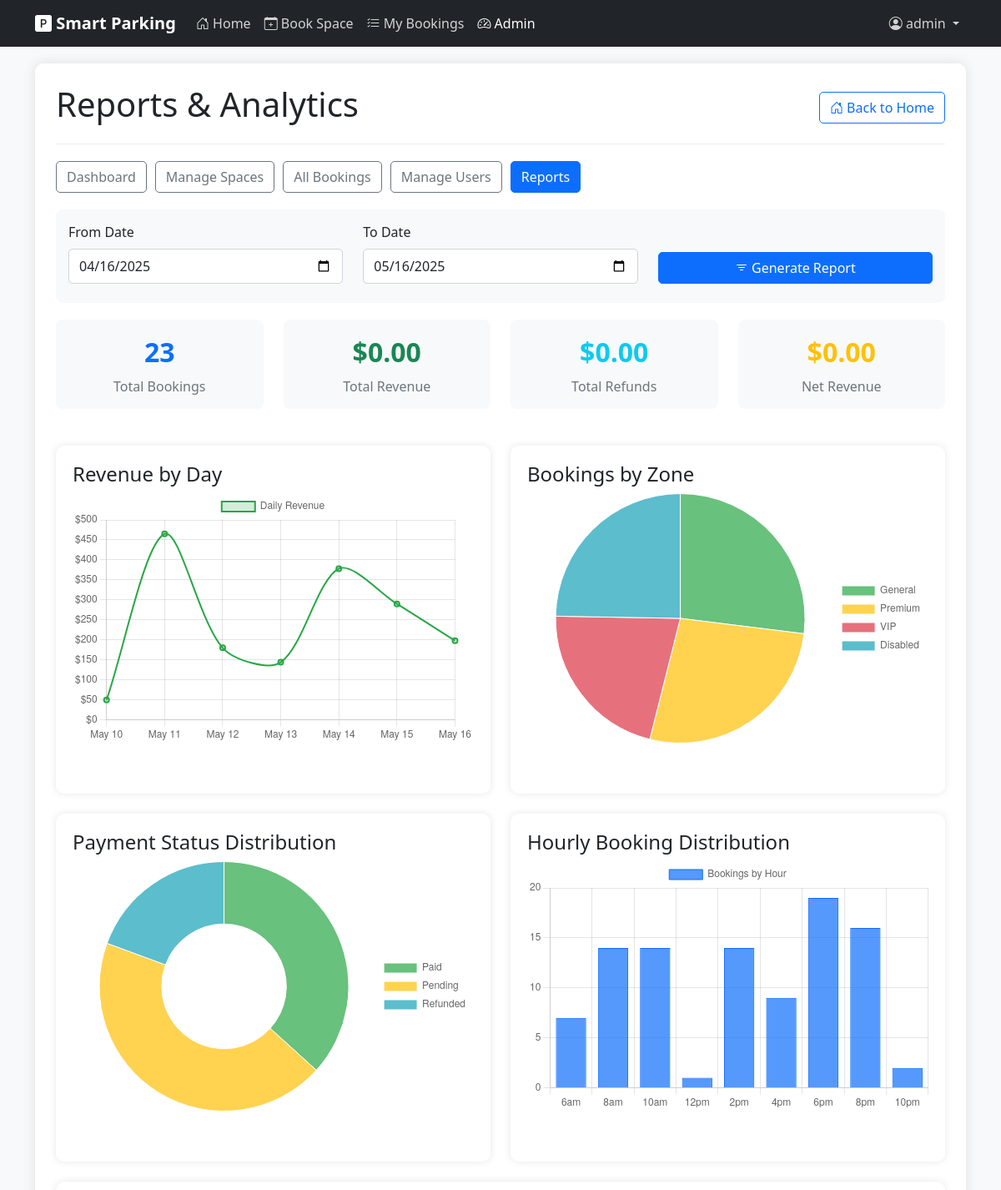
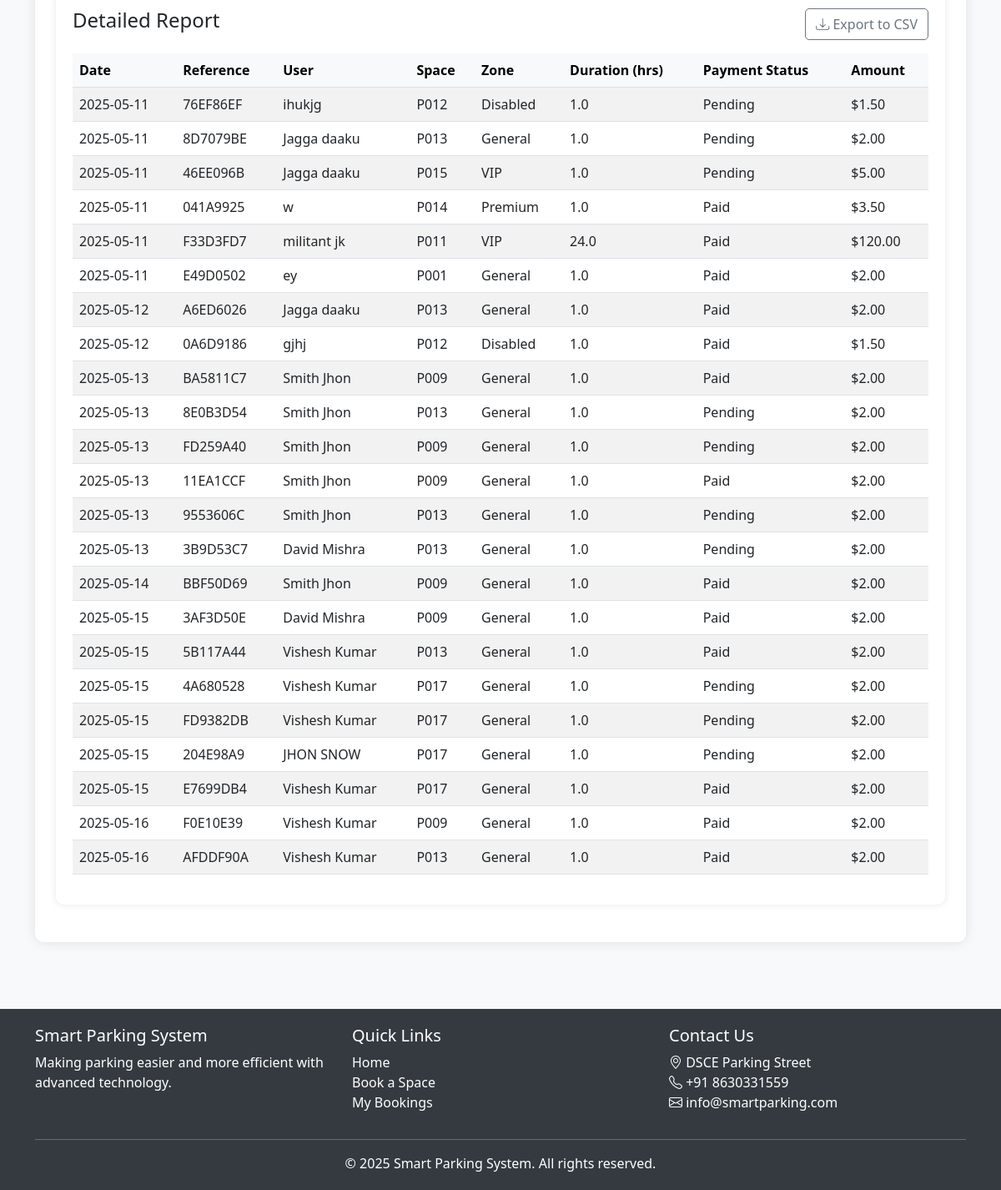
/admin/reports (signed in), run on an earlier commit of the app's database (2 pictures, top to bottom).
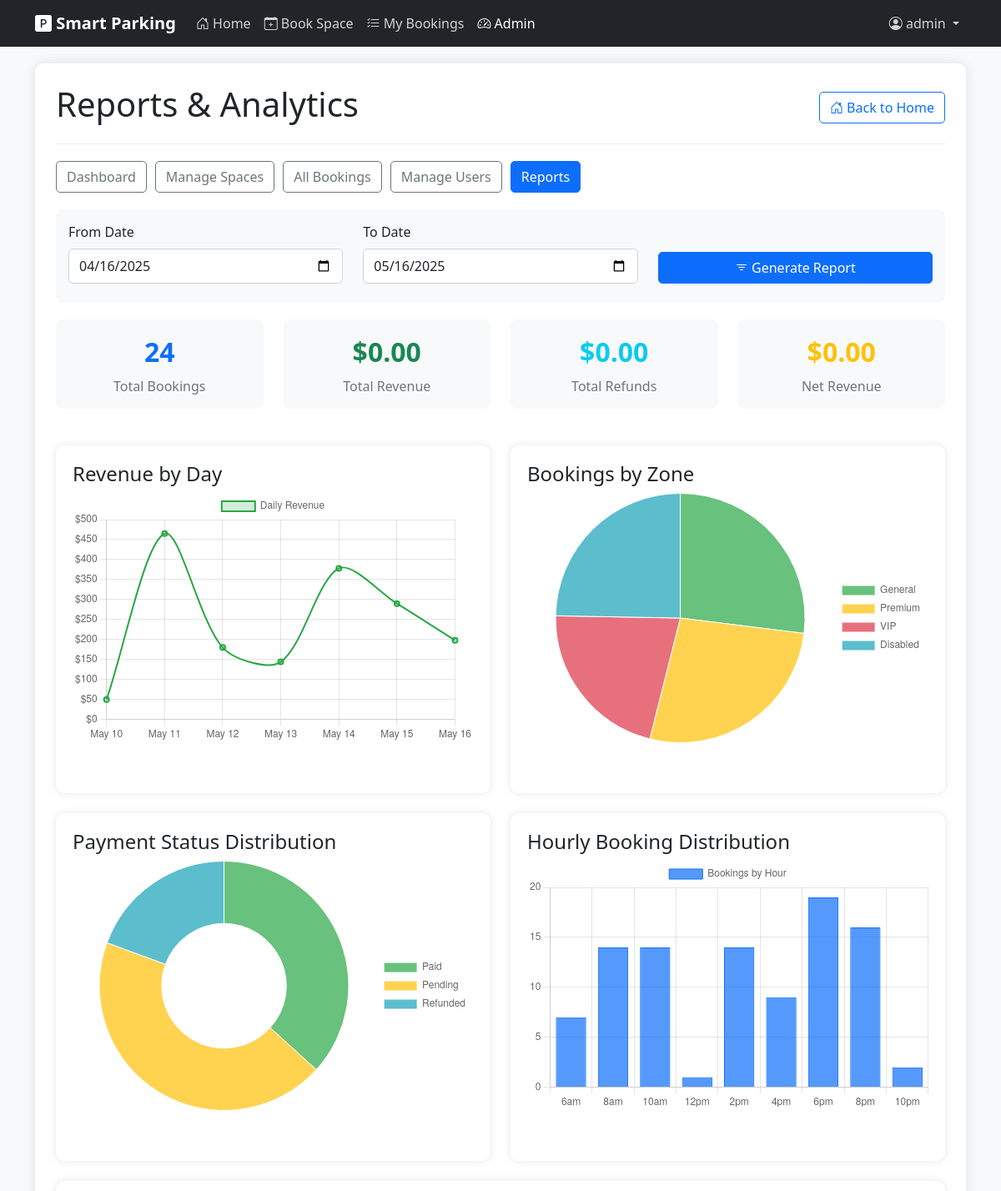
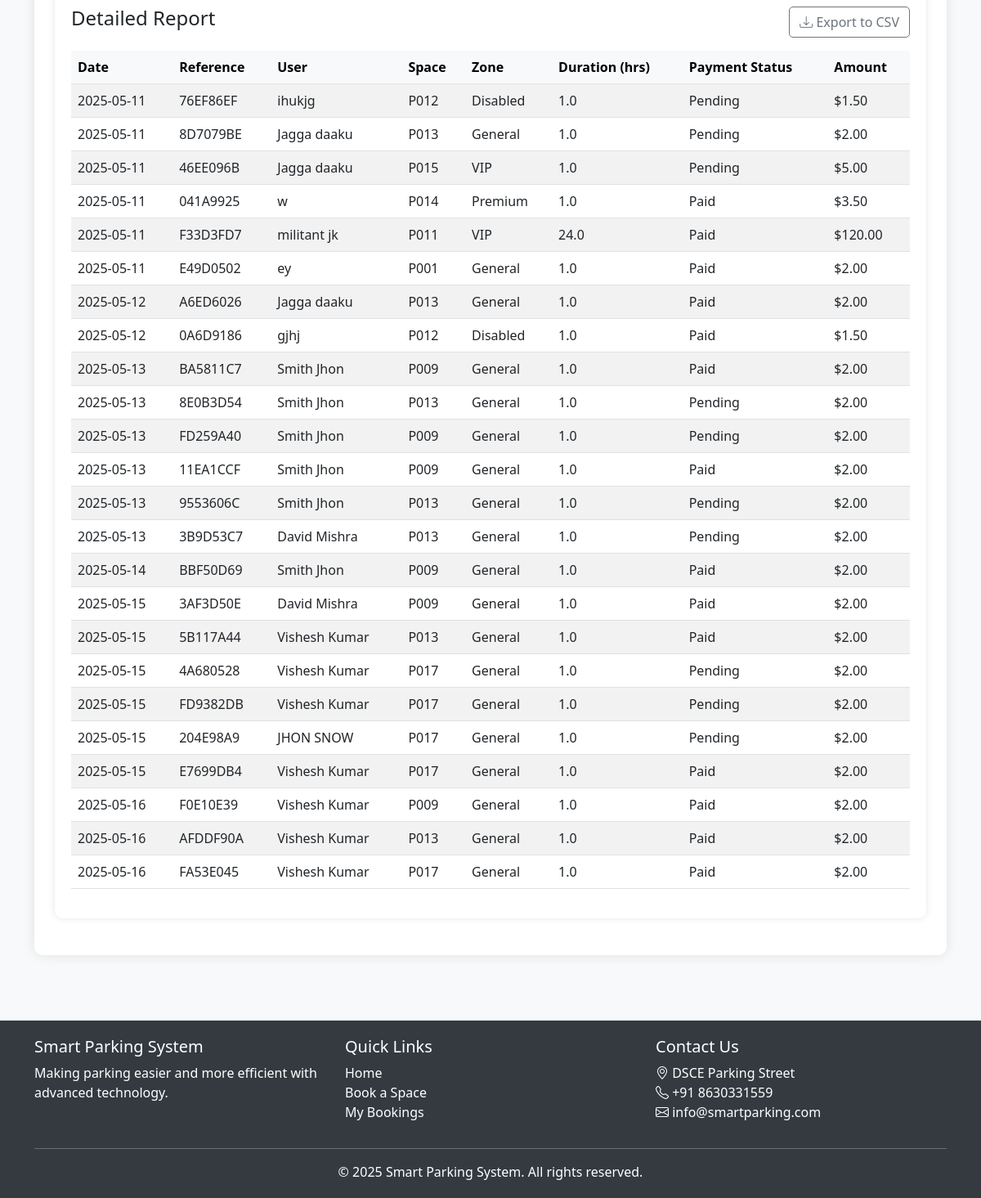
And on a later commit of the database (2 pictures, top to bottom).
### models.py (models this page shows, shortened)
class Booking(db.Model):
    id = db.Column(db.Integer, primary_key=True)
    booking_reference = db.Column(db.String(10), unique=True, nullable=False)
    user_id = db.Column(db.Integer, db.ForeignKey('user.id'), nullable=True)  # Can be null for guest bookings
    user_name = db.Column(db.String(100), nullable=False)
    user_email = db.Column(db.String(100), nullable=False)
    vehicle_id = db.Column(db.Integer, db.ForeignKey('vehicle.id'), nullable=True)
    license_plate = db.Column(db.String(20), nullable=False)
    start_time = db.Column(db.DateTime, nullable=False, default=datetime.utcnow)
    end_time = db.Column(db.DateTime, nullable=False)
    is_active = db.Column(db.Boolean, default=True)
    created_at = db.Column(db.DateTime, nullable=False, default=datetime.utcnow)
    parking_space_id = db.Column(db.Integer, db.ForeignKey('parking_space.id'), nullable=False)
    total_price = db.Column(db.Float, nullable=False)
    payment_status = db.Column(db.String(20), default='Pending')  # 'Pending', 'Paid', 'Refunded'
    check_in_time = db.Column(db.DateTime, nullable=True)
    check_out_time = db.Column(db.DateTime, nullable=True)
    selection_method = db.Column(db.String(20), default='Manual')  # 'Auto' or 'Manual'

class ParkingSpace(db.Model):
    id = db.Column(db.Integer, primary_key=True)
    position_x = db.Column(db.Integer, nullable=False)
    position_y = db.Column(db.Integer, nullable=False)
    space_id = db.Column(db.String(10), unique=True, nullable=False)
    zone = db.Column(db.String(20), default='General')  # e.g., 'VIP', 'Disabled', 'General'
    hourly_rate = db.Column(db.Float, default=150.00)  # Default hourly rate in INR (equivalent to ~$2.00)
    is_active = db.Column(db.Boolean, default=True)
    bookings = db.relationship('Booking', backref='parking_space', lazy=True)

### app.py (the view)
@app.route('/admin/reports')
def admin_reports():
    if not session.get('is_admin', False):
        flash('You do not have permission to access this page', 'danger')
        return redirect(url_for('index'))
    from_date = request.args.get('from_date', (datetime.now() - timedelta(days=30)).strftime('%Y-%m-%d'))
    to_date = request.args.get('to_date', datetime.now().strftime('%Y-%m-%d'))
    from_datetime = datetime.strptime(from_date, '%Y-%m-%d')
    to_datetime = datetime.strptime(to_date, '%Y-%m-%d') + timedelta(days=1)  # Include the end date
    bookings = Booking.query.filter(
        Booking.created_at >= from_datetime,
        Booking.created_at <= to_datetime
    ).all()
    payments = []
    total_revenue = 0
    total_refunds = 0
    return render_template(
        'admin/reports.html',
        bookings=bookings,
        payments=payments,
        total_revenue=total_revenue,
        total_refunds=total_refunds,
        from_date=from_date,
        to_date=to_date
    )

### app.py (called while the page is built)
@app.context_processor
def inject_view_functions():
    return dict(view_functions=app.view_functions)

### templates/admin/reports.html (shortened to what this page needs)
{% extends "layout.html" %}
{% block content %}
<div class="admin-container">
    <div class="admin-header d-flex justify-content-between align-items-center">
        <h1>Reports & Analytics</h1>
        <a href="{{ url_for('index') }}" class="btn btn-outline-primary">
            <i class="bi bi-house-door"></i> Back to Home
        </a>
    </div>
    <div class="admin-nav">
        <a href="{{ url_for('admin_dashboard') }}" class="btn btn-outline-secondary">Dashboard</a>
        <a href="{{ url_for('admin_spaces') }}" class="btn btn-outline-secondary">Manage Spaces</a>
        <a href="{{ url_for('admin_bookings') }}" class="btn btn-outline-secondary">All Bookings</a>
        <a href="{{ url_for('admin_users') }}" class="btn btn-outline-secondary">Manage Users</a>
        <a href="{{ url_for('admin_reports') }}" class="btn btn-primary">Reports</a>
    </div>
    <div class="filter-section">
        <form method="GET" action="{{ url_for('admin_reports') }}">
            <div class="row">
                <div class="col-md-4 mb-2">
                    <label for="from_date" class="form-label">From Date</label>
                    <input type="date" class="form-control" id="from_date" name="from_date" value="{{ from_date }}">
                </div>
                <div class="col-md-4 mb-2">
                    <label for="to_date" class="form-label">To Date</label>
                    <input type="date" class="form-control" id="to_date" name="to_date" value="{{ to_date }}">
                </div>
                <div class="col-md-4 mb-2 d-flex align-items-end">
                    <button type="submit" class="btn btn-primary w-100">
                        <i class="bi bi-filter"></i> Generate Report
                    </button>
                </div>
            </div>
        </form>
    </div>
    <div class="row">
        <div class="col-md-3 mb-4">
            <div class="summary-card text-center">
                <div class="summary-value text-primary">{{ bookings|length }}</div>
                <div class="summary-label">Total Bookings</div>
            </div>
        </div>
        <div class="col-md-3 mb-4">
            <div class="summary-card text-center">
                <div class="summary-value text-success">${{ "%.2f"|format(total_revenue) }}</div>
                <div class="summary-label">Total Revenue</div>
            </div>
        </div>
        <div class="col-md-3 mb-4">
            <div class="summary-card text-center">
                <div class="summary-value text-info">${{ "%.2f"|format(total_refunds) }}</div>
                <div class="summary-label">Total Refunds</div>
            </div>
        </div>
        <div class="col-md-3 mb-4">
            <div class="summary-card text-center">
                <div class="summary-value text-warning">${{ "%.2f"|format(total_revenue - total_refunds) }}</div>
                <div class="summary-label">Net Revenue</div>
            </div>
        </div>
    </div>
    <div class="row">
        <div class="col-md-6 mb-4">
            <div class="report-card">
                <h4>Revenue by Day</h4>
                <div class="chart-container">
                    <canvas id="revenueChart"></canvas>
                </div>
            </div>
        </div>
        <div class="col-md-6 mb-4">
            <div class="report-card">
                <h4>Bookings by Zone</h4>
                <div class="chart-container">
                    <canvas id="zoneChart"></canvas>
                </div>
            </div>
        </div>
    </div>
    <div class="row">
        <div class="col-md-6 mb-4">
            <div class="report-card">
                <h4>Payment Status Distribution</h4>
                <div class="chart-container">
                    <canvas id="paymentStatusChart"></canvas>
                </div>
            </div>
        </div>
        <div class="col-md-6 mb-4">
            <div class="report-card">
                <h4>Hourly Booking Distribution</h4>
                <div class="chart-container">
                    <canvas id="hourlyChart"></canvas>
                </div>
            </div>
        </div>
    </div>
    <div class="report-card">
        <div class="d-flex justify-content-between align-items-center mb-3">
            <h4>Detailed Report</h4>
            <button class="btn btn-outline-secondary" onclick="exportTableToCSV('parking_report.csv')">
                <i class="bi bi-download"></i> Export to CSV
            </button>
        </div>
        <div class="table-responsive">
            <table class="table table-striped table-hover" id="reportTable">
                <thead class="table-light">
                    <tr>
                        <th>Date</th>
                        <th>Reference</th>
                        <th>User</th>
                        <th>Space</th>
                        <th>Zone</th>
                        <th>Duration (hrs)</th>
                        <th>Payment Status</th>
                        <th>Amount</th>
                    </tr>
                </thead>
                <tbody>
                    {% for booking in bookings %}
                        <tr>
                            <td>{{ booking.created_at.strftime('%Y-%m-%d') }}</td>
                            <td>{{ booking.booking_reference }}</td>
                            <td>{{ booking.user_name }}</td>
                            <td>{{ booking.parking_space.space_id }}</td>
                            <td>{{ booking.parking_space.zone }}</td>
                            <td>{{ (booking.end_time - booking.start_time).total_seconds() // 3600 }}</td>
                            <td>{{ booking.payment_status }}</td>
                            <td>${{ "%.2f"|format(booking.total_price) }}</td>
                        </tr>
                    {% endfor %}
                </tbody>
            </table>
        </div>
    </div>
</div>
{% endblock %}

### templates/layout.html (shortened to what this page needs)
<!DOCTYPE html>
<html lang="en">
<head>
    <link href="https://cdn.jsdelivr.net/npm/bootstrap@5.3.0-alpha1/dist/css/bootstrap.min.css" rel="stylesheet">
    <link rel="stylesheet" href="https://cdn.jsdelivr.net/npm/bootstrap-icons@1.8.1/font/bootstrap-icons.css">
    <link rel="stylesheet" href="{{ url_for('static', filename='css/style.css') }}">
</head>
<body>
    <nav class="navbar navbar-expand-lg navbar-dark bg-dark fixed-top">
        <div class="container">
            <a class="navbar-brand" href="{{ url_for('index') }}">
                <i class="bi bi-p-square-fill"></i> Smart Parking
            </a>
            <div class="collapse navbar-collapse" id="navbarNav">
                <ul class="navbar-nav me-auto">
                    <li class="nav-item">
                        <a class="nav-link {% if request.path == url_for('index') %}active{% endif %}" href="{{ url_for('index') }}">
                            <i class="bi bi-house-door"></i> Home
                        </a>
                    </li>
                    {% if 'book_space' in view_functions %}
                    <li class="nav-item">
                        <a class="nav-link {% if request.path == url_for('book_space') %}active{% endif %}" href="{{ url_for('book_space') }}">
                            <i class="bi bi-calendar-plus"></i> Book Space
                        </a>
                    </li>
                    {% endif %}
                    {% if 'view_bookings' in view_functions %}
                    <li class="nav-item">
                        <a class="nav-link {% if request.path == url_for('view_bookings') %}active{% endif %}" href="{{ url_for('view_bookings') }}">
                            <i class="bi bi-list-check"></i> My Bookings
                        </a>
                    </li>
                    {% endif %}
                    {% if session.get('is_admin', False) and 'admin_dashboard' in view_functions %}
                    <li class="nav-item">
                        <a class="nav-link {% if '/admin/' in request.path %}active{% endif %}" href="{{ url_for('admin_dashboard') }}">
                            <i class="bi bi-speedometer2"></i> Admin
                        </a>
                    </li>
                    {% endif %}
                </ul>
                <ul class="navbar-nav">
                    {% if session.get('user_id') %}
                    <li class="nav-item dropdown">
                        <a class="nav-link dropdown-toggle" href="#" id="navbarDropdown" role="button" data-bs-toggle="dropdown" aria-expanded="false">
                            <i class="bi bi-person-circle"></i> {{ session.get('username', 'Account') }}
                        </a>
                    </li>
                    {% else %}
                    <li class="nav-item">
                        <a class="nav-link" href="{{ url_for('login') }}">
                            <i class="bi bi-box-arrow-in-right"></i> Login
                        </a>
                    </li>
                    {% endif %}
                </ul>
            </div>
        </div>
    </nav>
    <div class="main-content">
        <div class="container">
            {% block content %}{% endblock %}
        </div>
    </div>
    <footer class="footer">
        <div class="container">
            <div class="row">
                <div class="col-md-4">
                    <h5>Smart Parking System</h5>
                    <p>Making parking easier and more efficient with advanced technology.</p>
                </div>
                <div class="col-md-4">
                    <h5>Quick Links</h5>
                    <ul class="list-unstyled">
                        <li><a href="{{ url_for('index') }}" class="text-white">Home</a></li>
                        {% if 'book_space' in view_functions %}
                        <li><a href="{{ url_for('book_space') }}" class="text-white">Book a Space</a></li>
                        {% endif %}
                        {% if 'view_bookings' in view_functions %}
                        <li><a href="{{ url_for('view_bookings') }}" class="text-white">My Bookings</a></li>
                        {% endif %}
                    </ul>
                </div>
                <div class="col-md-4">
                    <h5>Contact Us</h5>
                    <address class="text-white">
                        <i class="bi bi-geo-alt"></i> DSCE Parking Street<br>
                        <i class="bi bi-telephone"></i> +91 8630331559<br>
                        <i class="bi bi-envelope"></i> info@smartparking.com
                    </address>
                </div>
            </div>
            <hr class="bg-light">
            <div class="text-center">
                <p class="mb-0">&copy; {{ now().year }} Smart Parking System. All rights reserved.</p>
            </div>
        </div>
    </footer>
</body>
</html>

### static/css/style.css (style rules this page uses)
:root { --primary-color: #0d6efd; --secondary-color: #6c757d; --success-color: #28a745; --danger-color: #dc3545; --warning-color: #ffc107; --info-color: #17a2b8; --light-color: #f8f9fa; --dark-color: #343a40; }
body { font-family: 'Segoe UI', Tahoma, Geneva, Verdana, sans-serif; padding-top: 56px; min-height: 100vh; display: flex; flex-direction: column; background-color: var(--light-color); }
.main-content { flex: 1; padding: 20px 0; }
.navbar-brand { font-weight: bold; }
.navbar-dark .navbar-nav .nav-link { color: rgba(255, 255, 255, 0.8); }
.navbar-dark .navbar-nav .nav-link.active { color: white; font-weight: 500; }
.btn { border-radius: 5px; font-weight: 500; }
.btn-primary { background-color: var(--primary-color); border-color: var(--primary-color); }
.form-control, .form-select { border-radius: 5px; border: 1px solid #ced4da; padding: 0.5rem 0.75rem; }
.footer { background-color: var(--dark-color); color: white; padding: 20px 0; margin-top: 30px; }
.footer a { color: white; text-decoration: none; }
.table { border-collapse: separate; border-spacing: 0; }

What changed in the data, as far as the page shows it:
added Booking: created_at "2025-05-16", booking_reference "FA53E045", user_name "Vishesh Kumar", parking_space.space_id "P017", parking_space.zone "General", end_time+start_time "1.0", payment_status "Paid", total_price "2.00"
Also different on the page:
{{ bookings|length }}: "23" → "24"
